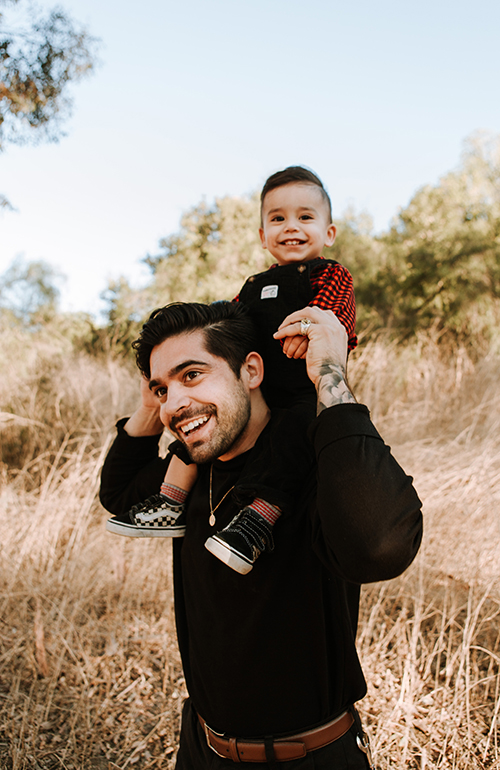
#> input picture images/face1.jpg, 500 x 770 px
$ python face.py
#> lines starting #> are read from the running program, lines starting #| are printed output that depends on the picture; after the words box and inside, x2 and y2 are one past the last pixel; in counts of white or black regions, pixels touching at a corner belong together
#> further down, frame is the input picture: shape (770, 500, 3); mean B, G, R 128.7, 142.4, 156.1
################################################
#
# COMS30068 - face.py
# University of Bristol
#
################################################

import numpy as np
import cv2
import os
import sys
import argparse

# LOADING THE IMAGE
# Example usage: python filter2d.py -n car1.png
parser = argparse.ArgumentParser(description='face detection')
parser.add_argument('-name', '-n', type=str, default='images/face1.jpg')
args = parser.parse_args()

# /** Global variables */
cascade_name = "frontalface.xml"


def detectAndDisplay(frame):

	# 1. Prepare Image by turning it into Grayscale and normalising lighting
    frame_gray = cv2.cvtColor(frame, cv2.COLOR_BGR2GRAY)
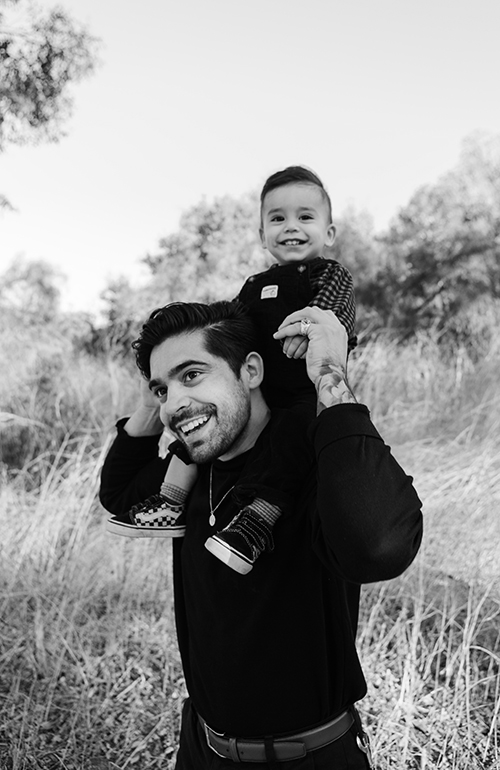
#> frame_gray: shape (770, 500); min 0, max 255, mean 145
    frame_gray = cv2.equalizeHist(frame_gray)
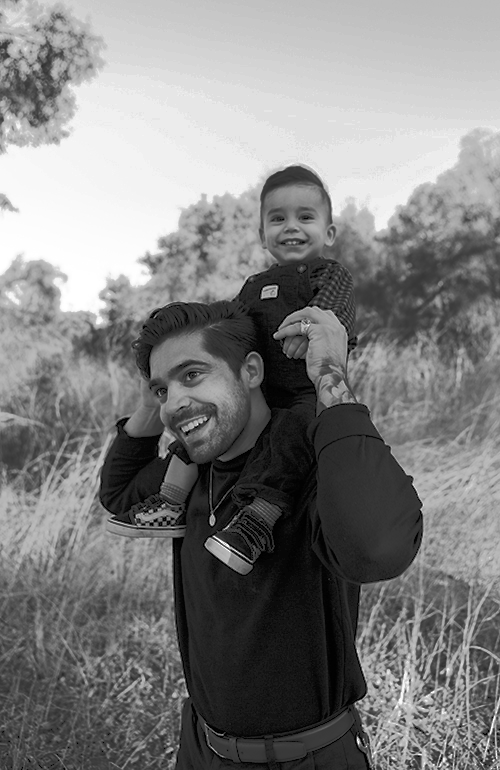
#> frame_gray: shape (770, 500); min 0, max 255, mean 128.3
    # 2. Perform Viola-Jones Object Detection
    faces = model.detectMultiScale(frame_gray, scaleFactor=1.1, minNeighbors=1, flags=0, minSize=(10,10), maxSize=(300,300))
#> faces = [[250, 183, 84, 84], [136, 324, 126, 126]]
    # 3. Print number of Faces found
    print(len(faces))
#| 2
    # 4. Draw box around faces found
    for i in range(0, len(faces)):
        start_point = (faces[i][0], faces[i][1])
        end_point = (faces[i][0] + faces[i][2], faces[i][1] + faces[i][3])
        colour = (0, 255, 0)
        thickness = 2
        frame = cv2.rectangle(frame, start_point, end_point, colour, thickness)
#> this loop made 2 passes
#> (start_point, end_point, colour, thickness) on passes 1 to 2: ((250, 183), (334, 267), (0, 255, 0), 2), ((136, 324), (262, 450), (0, 255, 0), 2)
#> pass 1, in detectAndDisplay, `frame = cv2.rectangle(frame, start_point, end_point, colour, thickness)`:
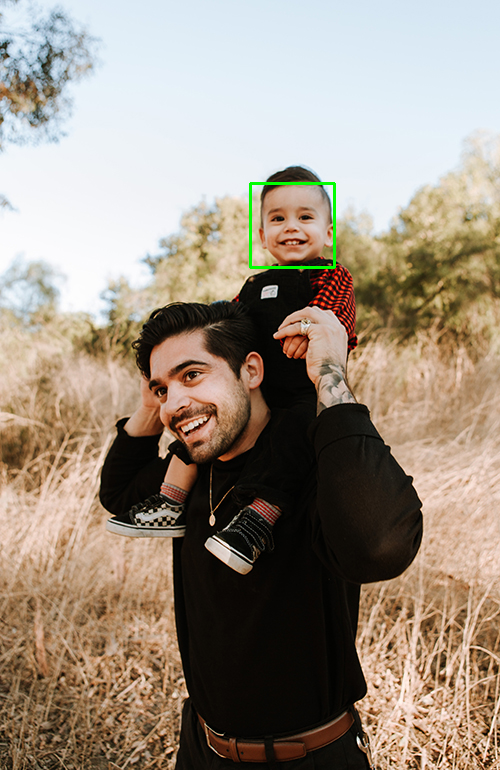
#> frame: shape (770, 500, 3); 0.26% of pixels changed, all inside (x1, y1, x2, y2) = (249, 182, 336, 269)
#> pass 2, in detectAndDisplay, `frame = cv2.rectangle(frame, start_point, end_point, colour, thickness)`:
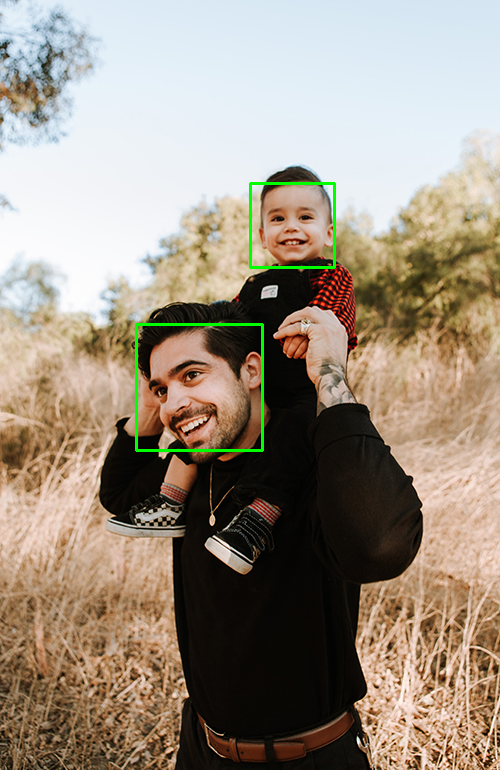
#> frame: shape (770, 500, 3); 0.39% of pixels changed, all inside (x1, y1, x2, y2) = (135, 323, 264, 452)


# ************ NEED MODIFICATION ************
def readGroundtruth(filename='groundtruth.txt'):
    # read bounding boxes as ground truth
    with open(filename) as f:
        # read each line in text file
        for line in f.readlines():
            content_list = line.split(",")
            img_name = content_list[0]
            x = float(content_list[1])
            y = float(content_list[2])
            width = float(content_list[3])
            height = float(content_list[4])
            print(str(x)+' '+str(y)+' '+str(width)+' '+str(height))


# ==== MAIN ==============================================

imageName = args.name

# ignore if no such file is present.
if (not os.path.isfile(imageName)) or (not os.path.isfile(cascade_name)):
    print('No such file')
    sys.exit(1)

# 1. Read Input Image
frame = cv2.imread(imageName, 1)

# ignore if image is not array.
if not (type(frame) is np.ndarray):
    print('Not image data')
    sys.exit(1)


# 2. Load the Strong Classifier in a structure called `Cascade'
model = cv2.CascadeClassifier()
if not model.load(cascade_name): # if got error, you might need `if not model.load(cv2.samples.findFile(cascade_name)):' instead
    print('--(!)Error loading cascade model')
    exit(0)


# 3. Detect Faces and Display Result
detectAndDisplay( frame )

# 4. Save Result Image
cv2.imwrite( "detected.jpg", frame )

$ run again, with images/face2.jpg copied over images/face1.jpg
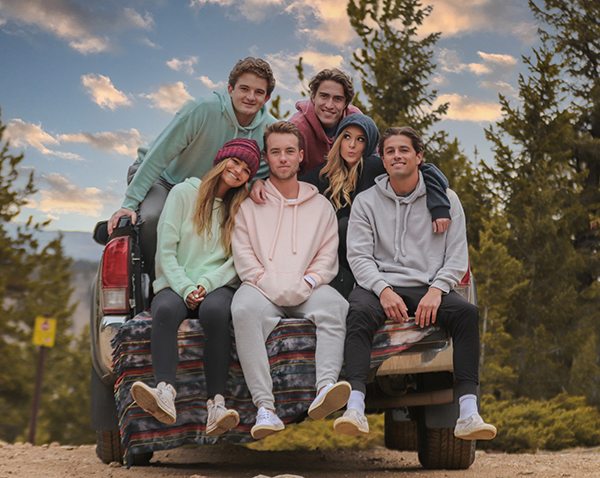
#> input picture images/face2.jpg, 600 x 478 px
#> frame is the input picture: shape (478, 600, 3); mean B, G, R 95.3, 104.6, 113.6
#> in detectAndDisplay, `frame_gray = cv2.equalizeHist(frame_gray)`:
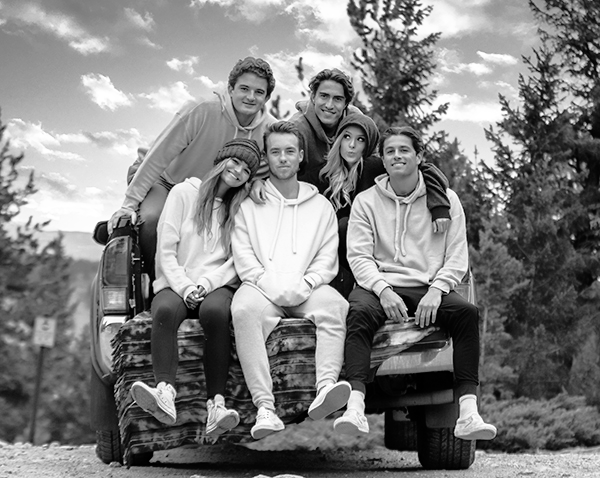
#> frame_gray: shape (478, 600); min 0, max 255, mean 128.2
#> faces = [[337, 127, 32, 32], [376, 133, 43, 43], [227, 71, 49, 49], [308, 80, 44, 44], [262, 135, 43, 43], [268, 329, 58, 58], [259, 350, 60, 60], [449, 95, 100, 100], [359, 319, 91, 91]]
#| 9
#> the loop in detectAndDisplay, `for i in range(0, len(faces)):` made 9 passes
#> (start_point, end_point) on passes 1 to 8: ((337, 127), (369, 159)), ((376, 133), (419, 176)), ((227, 71), (276, 120)), ((308, 80), (352, 124)), ((262, 135), (305, 178)), ((268, 329), (326, 387)), ((259, 350), (319, 410)), ((449, 95), (549, 195))
#> after the loop in detectAndDisplay, `for i in range(0, len(faces)):`:
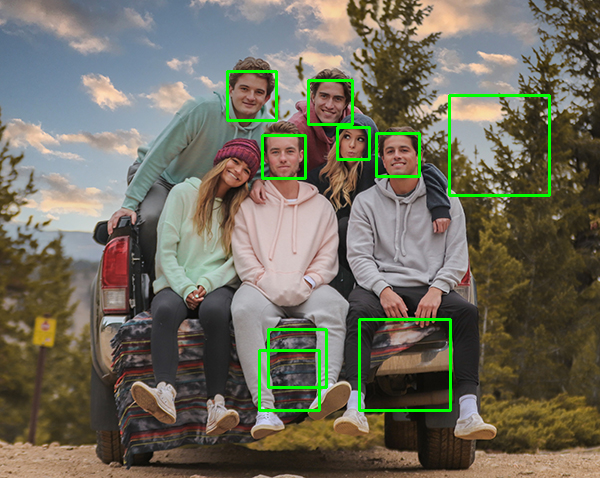
#> frame: shape (478, 600, 3); mean B, G, R 93.5, 108.1, 111.4

$ run again, with images/face3.jpg copied over images/face1.jpg
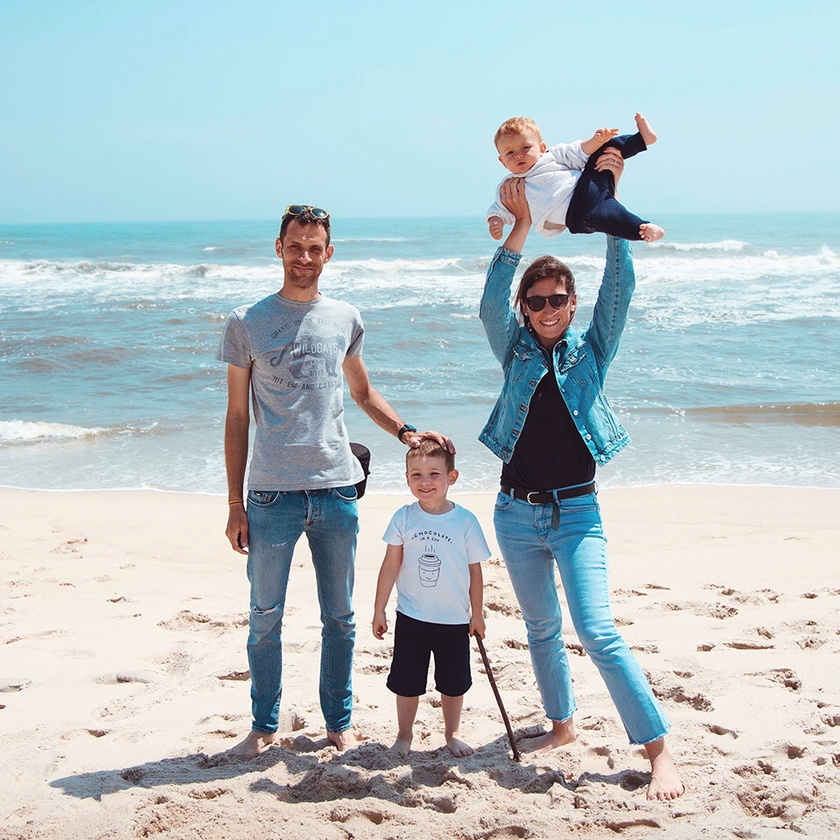
#> input picture images/face3.jpg, 840 x 840 px, shrunk from 1000 x 1000 before the run
#> frame is the input picture: shape (840, 840, 3); mean B, G, R 200.2, 196.3, 181.8
#> in detectAndDisplay, `frame_gray = cv2.equalizeHist(frame_gray)`:
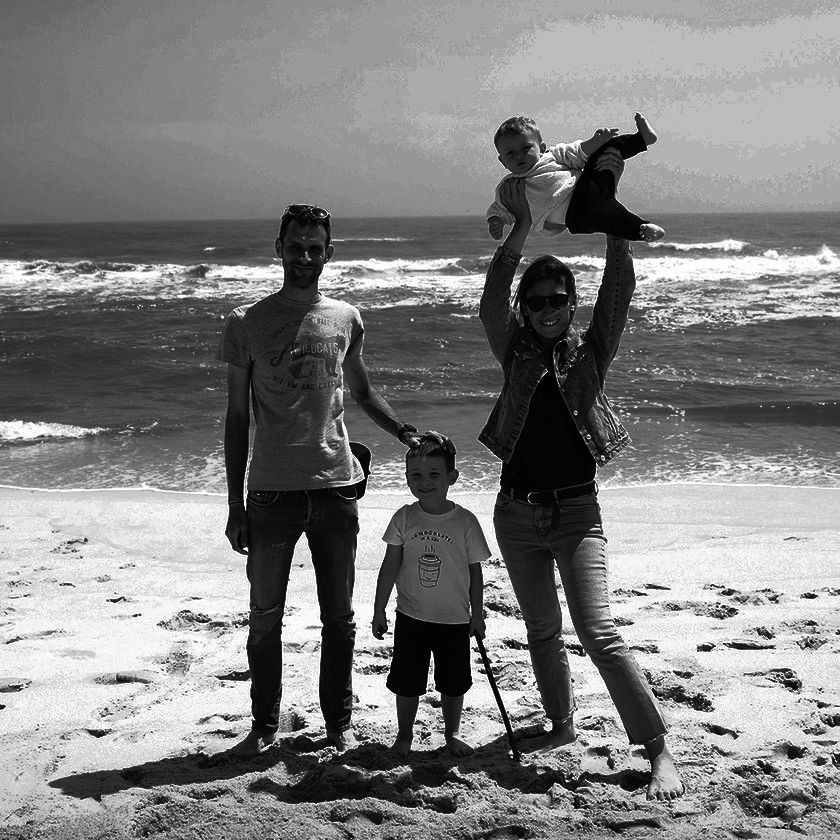
#> frame_gray: shape (840, 840); min 0, max 255, mean 129.1
#> faces = [[406, 459, 41, 41], [112, 795, 41, 41], [345, 685, 60, 60], [519, 281, 58, 58], [582, 388, 56, 56], [452, 693, 55, 55], [557, 675, 67, 67], [566, 698, 76, 76], [473, 581, 88, 88], [456, 612, 83, 83], [160, 641, 116, 116], [125, 618, 147, 147]]
#| 12
#> the loop in detectAndDisplay, `for i in range(0, len(faces)):` made 12 passes
#> (start_point, end_point) on passes 1 to 8: ((406, 459), (447, 500)), ((112, 795), (153, 836)), ((345, 685), (405, 745)), ((519, 281), (577, 339)), ((582, 388), (638, 444)), ((452, 693), (507, 748)), ((557, 675), (624, 742)), ((566, 698), (642, 774))
#> after the loop in detectAndDisplay, `for i in range(0, len(faces)):`:
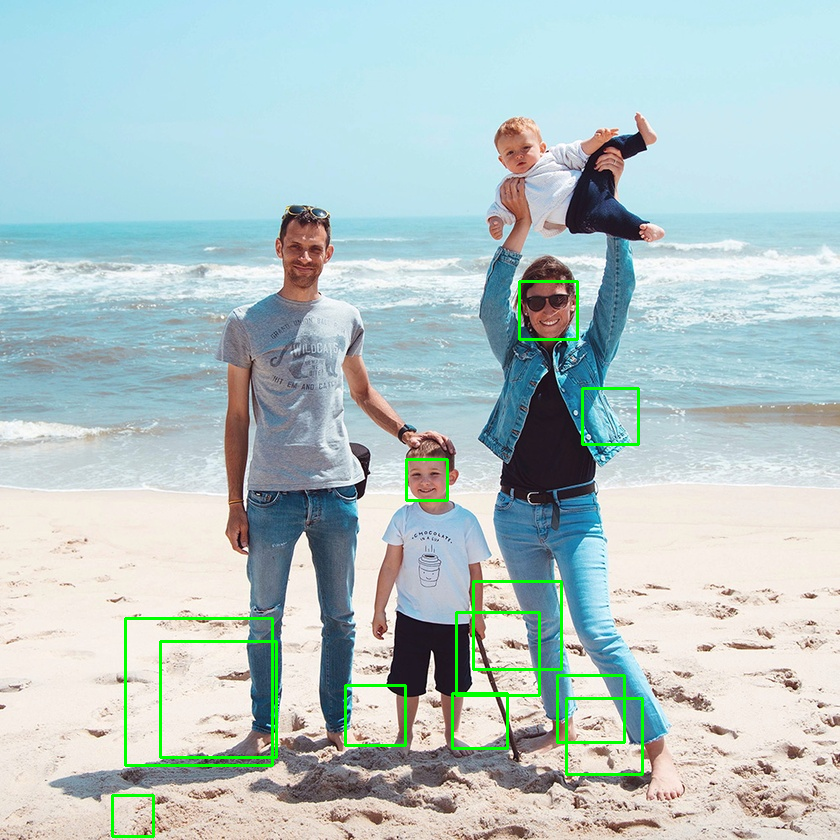
#> frame: shape (840, 840, 3); mean B, G, R 197.8, 197.7, 179.5

$ run again, with images/face4.jpg copied over images/face1.jpg
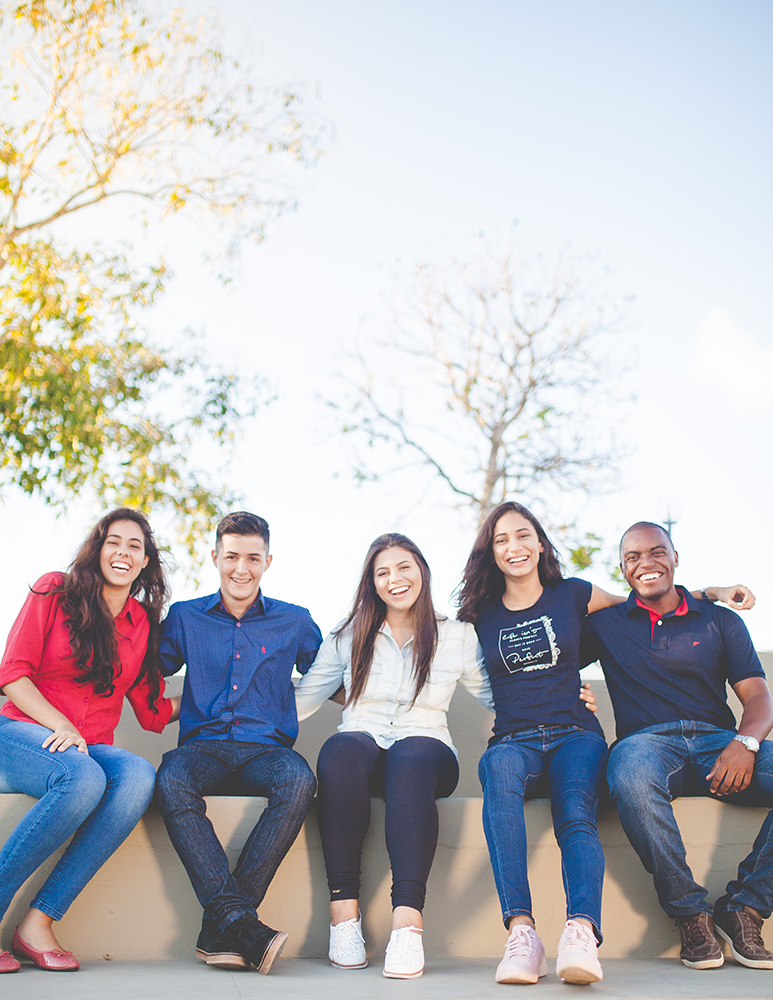
#> input picture images/face4.jpg, 773 x 1000 px
#> frame is the input picture: shape (1000, 773, 3); mean B, G, R 190.4, 186.2, 187.4
#> in detectAndDisplay, `frame_gray = cv2.equalizeHist(frame_gray)`:
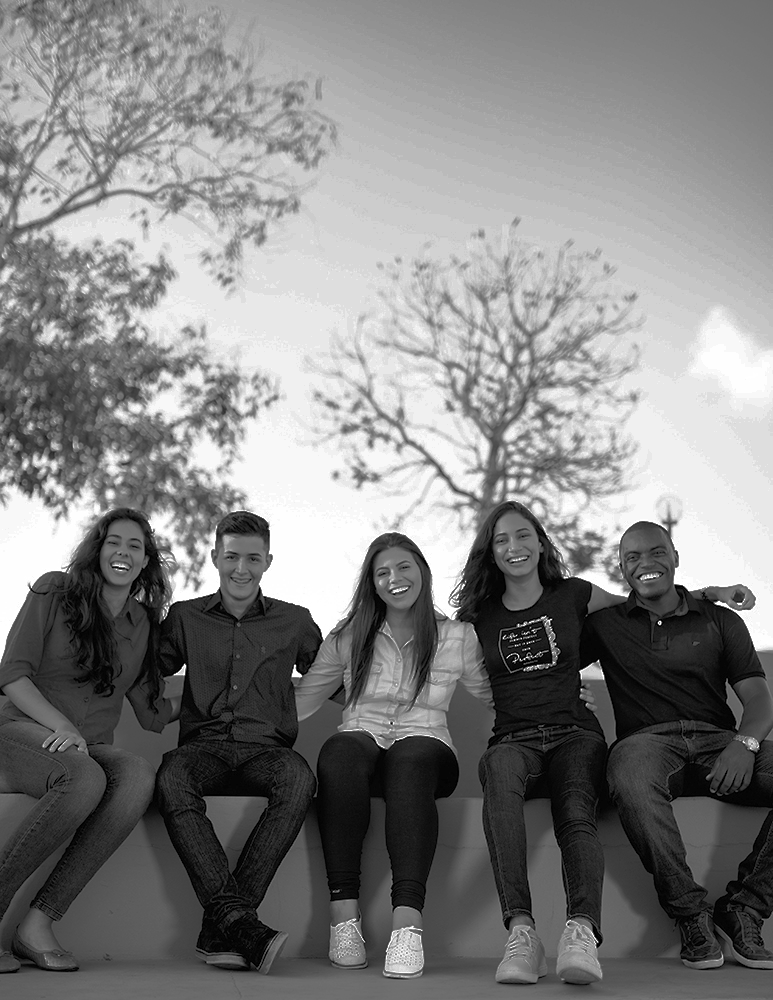
#> frame_gray: shape (1000, 773); min 0, max 255, mean 129.1
#> faces = 22 rows, first 6: [366, 714, 30, 30], [507, 912, 29, 29], [18, 443, 35, 35], [216, 398, 49, 49], [485, 516, 58, 58], [426, 635, 47, 47]
#| 22
#> the loop in detectAndDisplay, `for i in range(0, len(faces)):` made 22 passes
#> (start_point, end_point) on passes 1 to 8: ((366, 714), (396, 744)), ((507, 912), (536, 941)), ((18, 443), (53, 478)), ((216, 398), (265, 447)), ((485, 516), (543, 574)), ((426, 635), (473, 682)), ((94, 521), (154, 581)), ((365, 548), (424, 607))
#> after the loop in detectAndDisplay, `for i in range(0, len(faces)):`:
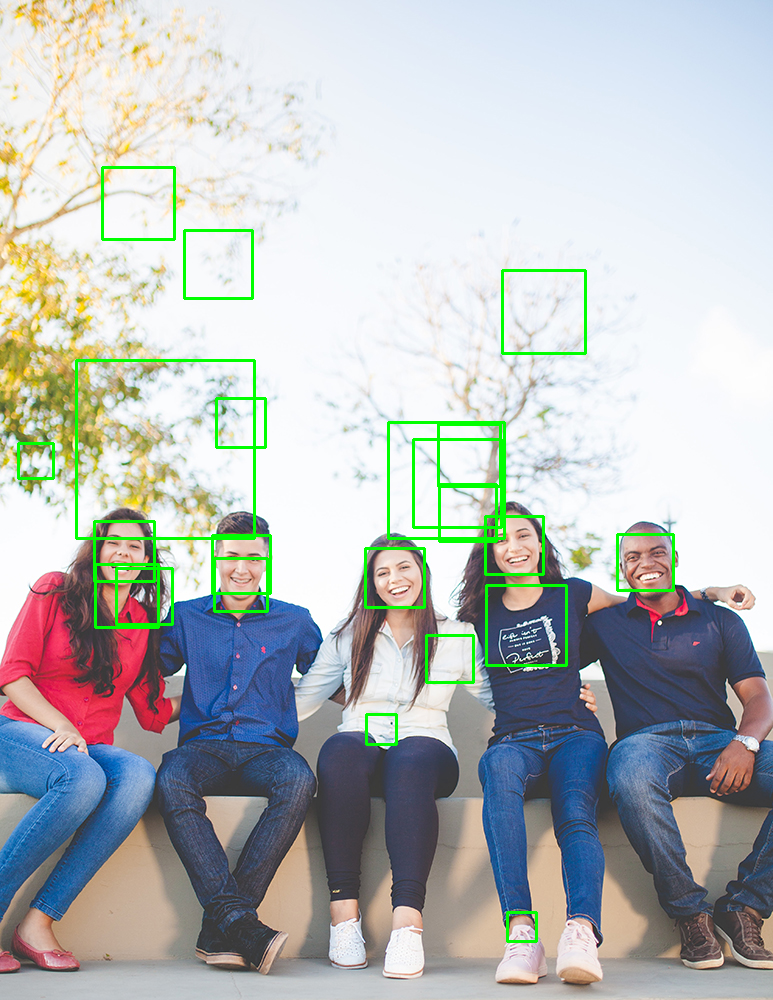
#> frame: shape (1000, 773, 3); mean B, G, R 186.4, 187.7, 183.1
